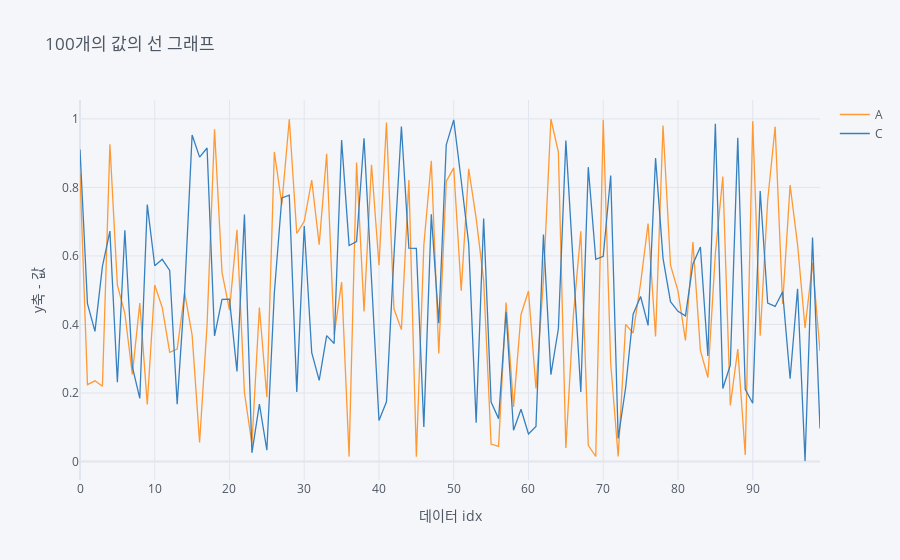

Notebook code cell kept with this figure:
### Code cell
# df['A'].iplot(kind='line', xTitle='x축 제목', yTitle='y축 제목', title='제목')

# df.loc[:,'A':'C'].iplot(kind='line',
#               xTitle='데이터 idx', 
#               yTitle='y축 - 값',
#               title='100개의 값의 선 그래프')
                        
                        
df[ ['A', 'C'] ].iplot(kind='line',
              xTitle='데이터 idx', 
              yTitle='y축 - 값',
              title='100개의 값의 선 그래프')
